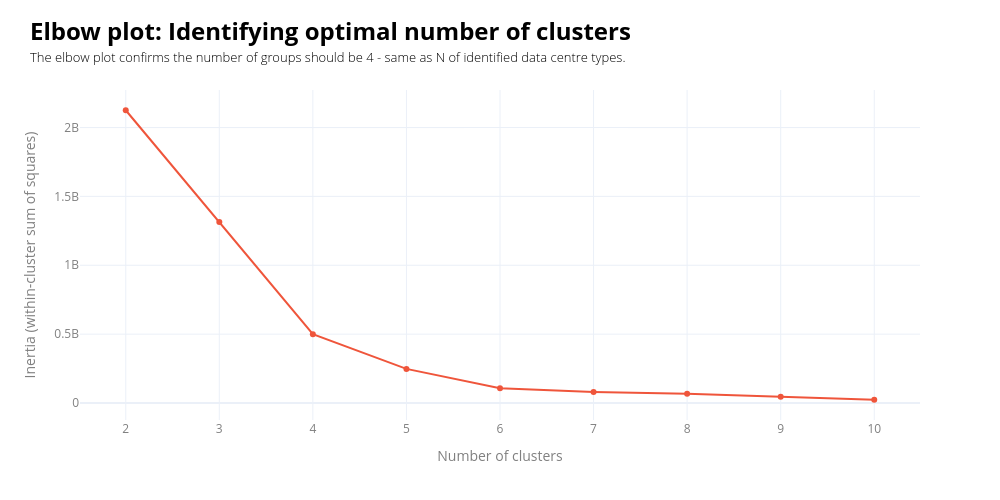

Write notebook code for a chart like this one.
### Markdown cell above
The dataset has quite a few NA valuer, and imputation is needed to analyse patterns. To adjust imputation for a specific data centre type, we need to perform segmentation. As power usage is not in this dataset, we will segment based on the GIA. Recent research by the House Of Commons outlines four DC types: 

- enterprise (operated by an organisation for internal purposes), 
- co-location (third party renting rack space to customers), 
- hyperscale (large facilities by major cloud providers), 
- AI (designed for high-performance computing).

Apart from operational, security and other differences, they can vary by GIA. Below we perform the segmentation using Jenks natural breaks. This method is appropriate for small, 1-dimentional data (GIA) with potentially unequal number of datapoints in each class, and skewed distributions (see chart below). The method optimizes for total intra-class variance, making the classes as homogeneous as possible. (hhttps://observablehq.com/@visionscarto/natural-breaks).

### Code cell
# ____________________________________________________________________________________________________________
# Step 1 - Segment the data by size using Jenks natural breaks, because our data can have unequal number of datapoints in each group
# https://pbpython.com/natural-breaks.html
#________________________________________________________________________________________________________________________________________________________
data_sizes_no_na = data_ldn_exstg.dropna(subset=["b8_gia_sqm"])

# ___________________________________________________________________________________________________________
# elbow plot
#____________________________________________________________________________________________________________

X = data_sizes_no_na[["b8_gia_sqm"]]  # must be 2D
inertias = []
k_values = list(range(2, 11))  # try k = 2 to 10

for k in k_values:
    kmeans = KMeans(n_clusters=k,random_state=42,n_init="auto")
    kmeans.fit(X)
    inertias.append(kmeans.inertia_)

fig = go.Figure()
fig.add_trace(go.Scatter(x=k_values,y=inertias,mode="lines+markers",name="Inertia", 
    line=dict(color=px.colors.qualitative.Plotly[1]),
    marker=dict(color=px.colors.qualitative.Plotly[1]))
             )
fig.update_layout(
    width=1000,
    height=500,
    template="plotly_white",
    title=dict(
        text=(
            f"<span style='font-size:24px; font-weight:bold; color:{notes_colour}; display:block; margin-bottom:2px;'>"
            "Elbow plot: Identifying optimal number of clusters"
            "</span><br>"
            f"<span style='font-size:13px; font-weight:300; color:{notes_colour}; display:block; margin-bottom:0px;'>"
            "The elbow plot confirms the number of groups should be 4 - same as N of identified data centre types."
            "</span><br>"
        ),
        x=0.03,xanchor="left",
        y=0.92,yanchor="top",
    ),
    margin=dict(t=90),
    legend=dict(font=dict(color=labels_colour)),
    xaxis_title="Number of clusters",
    yaxis_title="Inertia (within-cluster sum of squares)",
)

# Axis labels
fig.update_xaxes(
    title_font=dict(color=labels_colour),
    tickfont=dict(color=labels_colour)
)

fig.update_yaxes(
    title_font=dict(color=labels_colour),
    tickfont=dict(color=labels_colour)
)

fig.show()

### Figure 1 — Plotly figure (JSON) as saved in the notebook; plotly's stock layout.template omitted (floating-point values rounded to 4 significant figures)
{"data": [{"line": {"color": "#EF553B"}, "marker": {"color": "#EF553B"}, "mode": "lines+markers", "name": "Inertia", "type": "scatter", "x": [2, 3, 4, 5, 6, 7, 8, 9, 10], "y": [2125000000.0, 1313000000.0, 499500000.0, 248000000.0, 107300000.0, 79920000.0, 67170000.0, 45110000.0, 23950000.0]}], "layout": {"height": 500, "legend": {"font": {"color": "grey"}}, "margin": {"t": 90}, "title": {"text": "<span style='font-size:24px; font-weight:bold; color:black; display:block; margin-bottom:2px;'>Elbow plot: Identifying optimal number of clusters</span><br><span style='font-size:13px; font-weight:300; color:black; display:block; margin-bottom:0px;'>The elbow plot confirms the number of groups should be 4 - same as N of identified data centre types.</span><br>", "x": 0.03, "xanchor": "left", "y": 0.92, "yanchor": "top"}, "width": 1000, "xaxis": {"tickfont": {"color": "grey"}, "title": {"font": {"color": "grey"}, "text": "Number of clusters"}}, "yaxis": {"tickfont": {"color": "grey"}, "title": {"font": {"color": "grey"}, "text": "Inertia (within-cluster sum of squares)"}}}}
